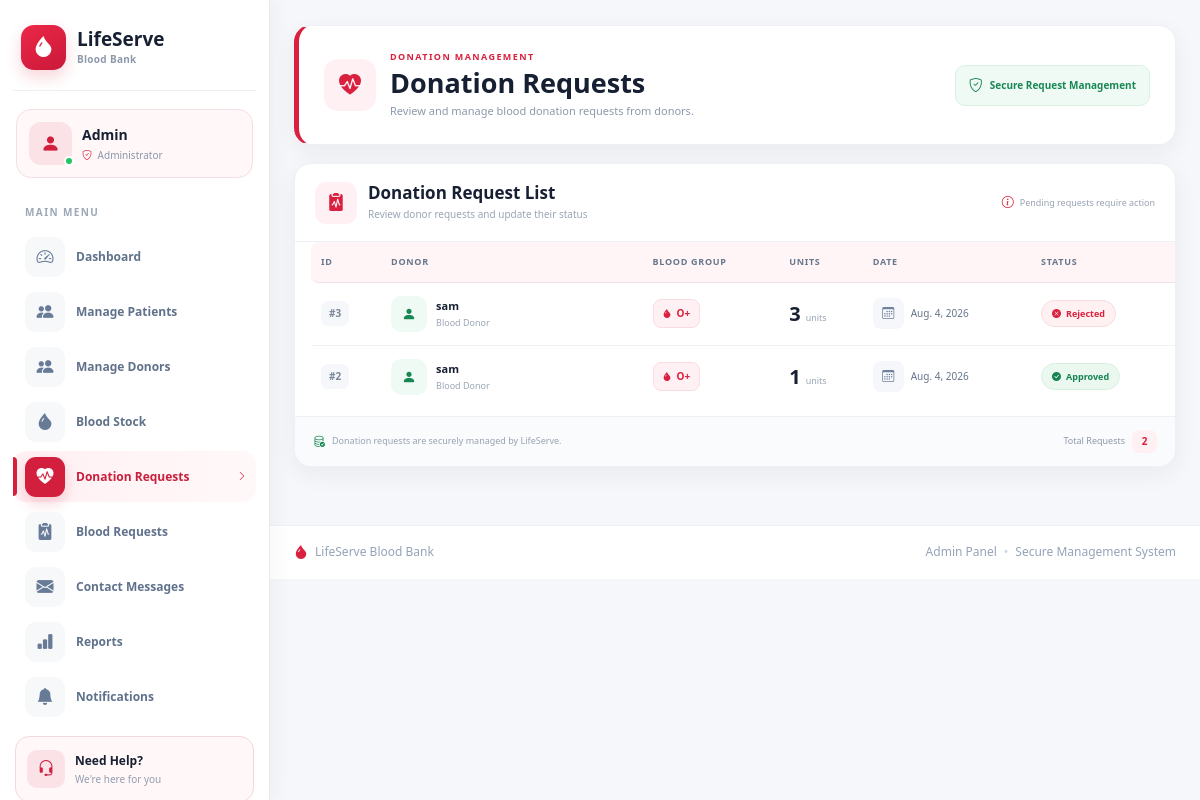
The app's page /adminpanel/donation-requests/ with its own data.
### blood/models.py (models this page shows, shortened)
class DonationRequest(models.Model):
    STATUS = [
        ('Pending', 'Pending'),
        ('Approved', 'Approved'),
        ('Rejected', 'Rejected'),
    ]
    donor = models.ForeignKey(
        Donor,
        on_delete=models.CASCADE
    )
    blood_group = models.CharField(max_length=5)
    units = models.PositiveIntegerField(default=1)
    donation_date = models.DateField(
        auto_now_add=True
    )
    remarks = models.TextField(
        blank=True,
        null=True
    )
    status = models.CharField(
        max_length=10,
        choices=STATUS,
        default="Pending"
    )

### donor/models.py (models this page shows, shortened)
class Donor(models.Model):
    GENDER = (
        ('Male', 'Male'),
        ('Female', 'Female'),
        ('Other', 'Other'),
    )
    BLOOD_GROUPS = (
        ('A+', 'A+'),
        ('A-', 'A-'),
        ('B+', 'B+'),
        ('B-', 'B-'),
        ('AB+', 'AB+'),
        ('AB-', 'AB-'),
        ('O+', 'O+'),
        ('O-', 'O-'),
    )
    STATUS = (
        ('Pending', 'Pending'),
        ('Approved', 'Approved'),
        ('Rejected', 'Rejected'),
    )
    user = models.OneToOneField(User, on_delete=models.CASCADE)
    age = models.PositiveIntegerField()
    gender = models.CharField(
        max_length=10,
        choices=GENDER
    )
    blood_group = models.CharField(
        max_length=5,
        choices=BLOOD_GROUPS
    )
    address = models.TextField()
    city = models.CharField(max_length=50)
    state = models.CharField(max_length=50)
    phone = models.CharField(max_length=15)
    profile_photo = models.ImageField(
        upload_to="donors/",
        blank=True,
        null=True
    )
    status = models.CharField(
        max_length=10,
        choices=STATUS,
        default="Pending"
    )

### adminpanel/views.py (the view)
# urls.py: path("donation-requests/", views.donation_requests, name="donation_requests"),
def donation_requests(request):
    requests = DonationRequest.objects.select_related("donor", "donor__user").order_by("-id")
    context = {
        "requests": requests,
    }
    return render(request, "adminpanel/donation_requests.html", context)

### accounts/context_processors.py (called while the page is built, shortened)
def notification_count(request):
    return {
        "notification_count": 0
    }

def contact_message_count(request):
    unread_count = ContactMessage.objects.filter(is_read=False).count()
    return {
        "contact_message_count": unread_count
    }

### donor/context_processors.py (called while the page is built)
def donor_data(request):
    donor = None
    if request.user.is_authenticated:
        try:
            donor = Donor.objects.get(user=request.user)
        except Donor.DoesNotExist:
            donor = None
    return {
        "donor": donor
    }

### lifeserve/offline_translation.py (called while the page is built)
    def __call__(self, request):
        response = self.get_response(request)
        if request.LANGUAGE_CODE != 'hi' or response.get('Content-Type', '').split(';')[0] != 'text/html':
            return response
        if not response.streaming:
            response.content = translate_html(response.content.decode(response.charset or 'utf-8')).encode(response.charset or 'utf-8')
            response.headers.pop('Content-Length', None)
        return response

### patient/context_processors.py (called while the page is built)
def patient_data(request):
    if request.user.is_authenticated:
        patient = Patient.objects.filter(user=request.user).first()
        return {
            "patient": patient
        }
    return {}

### lifeserve/templates/adminpanel/donation_requests.html (shortened to what this page needs)
{% extends 'adminpanel/base.html' %}
{% load static %}
{% block extra_css %}
<link
    rel="stylesheet"
    href="{% static 'css/donation-requests.css' %}">
{% endblock %}
{% block content %}
<div class="donation-requests-page">
    <section class="donation-page-header">
        <div class="donation-header-left">
            <div class="donation-header-icon">
                <i class="bi bi-heart-pulse-fill"></i>
            </div>
            <div>
                <span class="donation-eyebrow">
                    DONATION MANAGEMENT
                </span>
                <h1>
                    Donation Requests
                </h1>
                <p>
                    Review and manage blood donation requests from donors.
                </p>
            </div>
        </div>
        <div class="donation-header-badge">
            <i class="bi bi-shield-check"></i>
            <span>
                Secure Request Management
            </span>
        </div>
    </section>
    <section class="donation-request-card">
        <div class="donation-card-header">
            <div class="donation-card-title">
                <div class="donation-title-icon">
                    <i class="bi bi-clipboard2-pulse-fill"></i>
                </div>
                <div>
                    <h2>
                        Donation Request List
                    </h2>
                    <p>
                        Review donor requests and update their status
                    </p>
                </div>
            </div>
            <div class="donation-info-badge">
                <i class="bi bi-info-circle"></i>
                <span>
                    Pending requests require action
                </span>
            </div>
        </div>
        <div class="donation-table-wrapper">
            <table class="donation-table">
                <thead>
                    <tr>
                        <th>ID</th>
                        <th>DONOR</th>
                        <th>BLOOD GROUP</th>
                        <th>UNITS</th>
                        <th>DATE</th>
                        <th>STATUS</th>
                    </tr>
                </thead>
                <tbody>
                {% for request in requests %}
                <tr>
                    <td>
                        <span class="donation-id">
                            #{{ request.id }}
                        </span>
                    </td>
                    <td>
                        <div class="donation-donor">
                            <div class="donor-request-avatar">
                                <i class="bi bi-person-fill"></i>
                            </div>
                            <div class="donor-request-name">
                                <strong>
                                    {{ request.donor.user.get_full_name }}
                                </strong>
                                <span>
                                    Blood Donor
                                </span>
                            </div>
                        </div>
                    </td>
                    <td>
                        <span class="request-blood-group">
                            <i class="bi bi-droplet-fill"></i>
                            {{ request.blood_group }}
                        </span>
                    </td>
                    <td>
                        <div class="donation-units">
                            <strong>
                                {{ request.units }}
                            </strong>
                            <span>
                                units
                            </span>
                        </div>
                    </td>
                    <td>
                        <div class="donation-date">
                            <div class="donation-date-icon">
                                <i class="bi bi-calendar3"></i>
                            </div>
                            <span>
                                {{ request.donation_date }}
                            </span>
                        </div>
                    </td>
                    <td>
                        {% if request.status == "Pending" %}
                            <span class="request-status status-pending">
                                <i class="bi bi-hourglass-split"></i>
                                Pending
                            </span>
                        {% elif request.status == "Approved" %}
                            <span class="request-status status-approved">
                                <i class="bi bi-check-circle-fill"></i>
                                Approved
                            </span>
                        {% else %}
                            <span class="request-status status-rejected">
                                <i class="bi bi-x-circle-fill"></i>
                                Rejected
                            </span>
                        {% endif %}
                    </td>
                </tr>
                {% endfor %}
                </tbody>
            </table>
        </div>
        <div class="donation-card-footer">
            <div class="donation-footer-info">
                <i class="bi bi-database-check"></i>
                <span>
                    Donation requests are securely managed by LifeServe.
                </span>
            </div>
            <div class="donation-record-count">
                <span>
                    Total Requests
                </span>
                <strong>
                    {{ requests|length }}
                </strong>
            </div>
        </div>
    </section>
</div>
{% endblock %}

### lifeserve/static/css/admin.css (style rules this page uses)
* { box-sizing: border-box; }
html, body { margin: 0; padding: 0; width: 100%; min-height: 100%; font-family: "Segoe UI", Arial, sans-serif; background: #f5f7fa; }
body { overflow-x: hidden; }
.admin-content > * { max-width: 100%; }

### records on screen
DonationRequest: id "3", donor.user.get_full_name "sam", blood_group "O+", units "3", donation_date "Aug. 4, 2026", status "Rejected" (drawn)
DonationRequest: id "2", donor.user.get_full_name "sam", blood_group "O+", units "1", donation_date "Aug. 4, 2026", status "Approved" (drawn)

### other values on screen
{{ requests|length }} "2"
